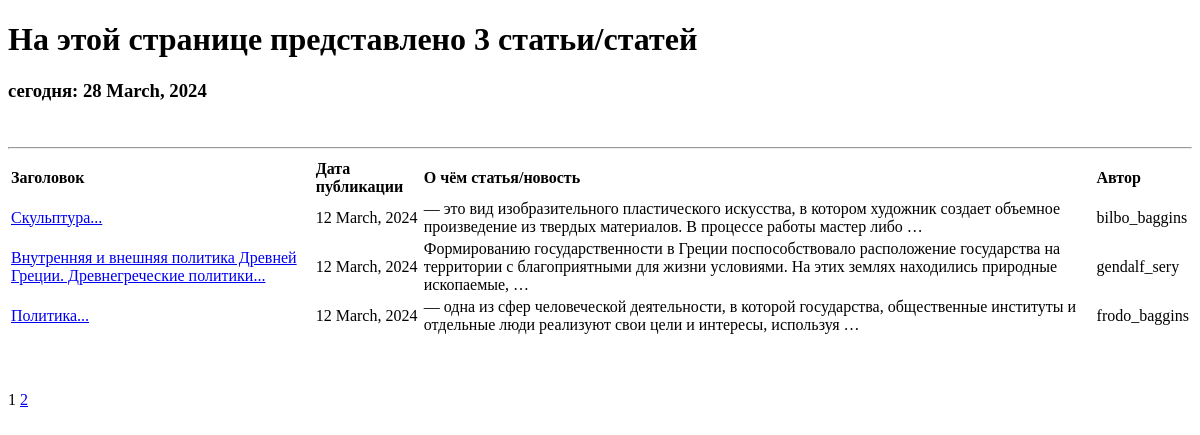
Before: /main/articles/ with the older database file.
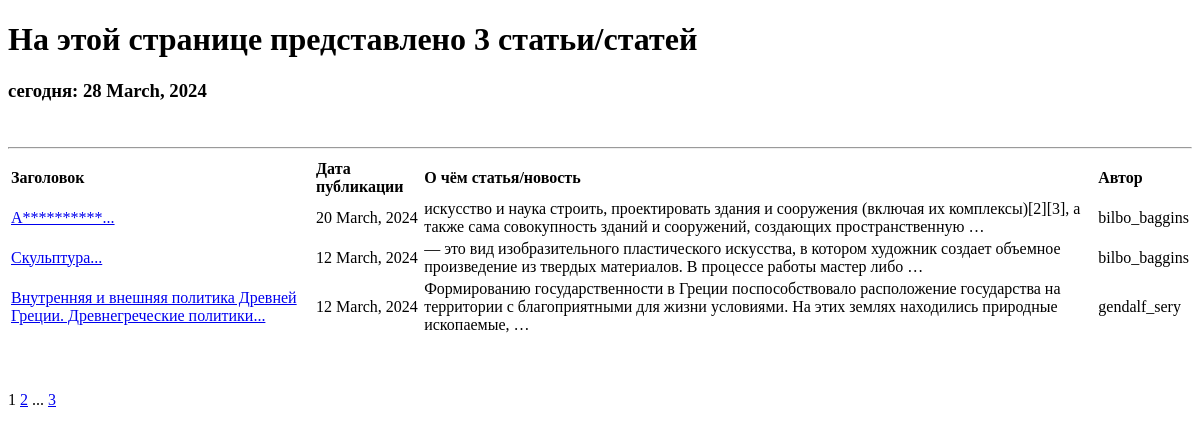
After: the same page with the newer database file.
### news/models.py (models this page shows, shortened)
class Post(models.Model):
    news = 'NEWS'
    post = 'POST'
    author = models.ForeignKey(Author, on_delete=models.CASCADE, null=True)
    post_or_news = models.CharField(max_length=4, choices=POSITIONS, default=news)
    date_time_creation_post = models.DateTimeField(null=True, auto_now_add=True)
    categories = models.ManyToManyField(Category, through='PostCategory')
    title = models.CharField(default='...', max_length=255)
    text = models.TextField(default='...')
    rating = models.FloatField(default=0.0)
    class Meta:
        ordering = ['-date_time_creation_post']

class Author(models.Model):
    user = models.OneToOneField(User, on_delete=models.CASCADE, null=True)
    rating = models.FloatField(default=0.0)
    def __str__(self):
        author_name = self.user.username
        return author_name

class User(AbstractUser):
    subscriptions = models.ManyToManyField(Category, through='SubscriptionsCategory')

### news/views.py (the view)
# urls.py: path('articles/', ArticlesList.as_view(), name='post_list'),
class ArticlesList(ListView, PermissionRequiredMixin):
    permission_required = ('news.view_post',)
    model = Post
    ordering = '-date_time_creation_post'
    template_name = 'articles.html'
    context_object_name = 'posts'
    paginate_by = 3
    def get_queryset(self):
        queryset = super().get_queryset()
        self.filterset = PostFilter(self.request.GET, queryset)
        return queryset.filter(post_or_news='POST')
    def get_context_data(self, **kwargs):
        context = super().get_context_data(**kwargs)
        context['filterset'] = self.filterset
        return context

### news/templatetags/custom_filters.py (called while the page is built)
@register.filter()
def punctuation_marks(value, mark='ellipsis'):
    postfix = CURRENCIES_SYMBOLS[mark]
    return f'{value}{postfix}'

@register.filter()
def censor(value):
    text = value.split()
    new_text = []
    for i in range(len(text)):
        word = text[i]
        first_symbol = word[0]
        if first_symbol in 'АИЕЁОУЫЭЮЯ':
            new_word = first_symbol
            if len(word) == 1:
                new_word = '*'
                new_text.append(new_word)
            else:
                for x in range(len(word)):
                    if x != 0:
                        if word[x].isalnum():
                            new_word += '*'
                        else:
                            new_word += word[x]
                new_text.append(new_word)
        else:
            new_text.append(word)
    new_text = ' '.join(new_text)
    return new_text

### news/templatetags/custom_tags.py (called while the page is built)
@register.simple_tag()
def current_time(format_string='%d %B, %Y'):
    return f'сегодня: {datetime.now().strftime(format_string)}'

@register.simple_tag(takes_context=True)
def url_replace(context, **kwargs):
   d = context['request'].GET.copy()
   for k, v in kwargs.items():
       d[k] = v
   return d.urlencode()

### templates/articles.html (shortened to what this page needs)
{% extends 'flatpages/default.html' %}
{% load custom_filters %}
{% load custom_tags %}
{% block content %}
   <h1>На этой странице представлено {{ posts|length }} статьи/статей</h1>
   <h3>{% current_time '%d %B, %Y' %}</h3>
   <br/>
   <hr>
   {% if posts %}
       <table>
           <tr>
               <td><b>Заголовок</b></td>
               <td><b>Дата публикации</b></td>
               <td><b>О чём статья/новость</b></td>
               <td><b>Автор </b></td>
           </tr>
           {% for post in posts %}
           <tr>
               <td><a href="{{post.id}}">{{ post.title|punctuation_marks|censor }}</a></td>
               <td>{{ post.date_time_creation_post|date:'j F, Y' }}</td>
               <td>{{ post.text|truncatewords:20 }}</td>
               <td>{{ post.author }}</td>
           </tr>
           {% endfor %}
       </table>
   {% else %}
       <h2>Статей нет!!</h2>
   {% endif %}
   <br/>
   <br/>
   <br/>
   {{ page_obj.number }}
   {% if page_obj.has_next %}
       <a href="?{% url_replace page=page_obj.next_page_number %}">{{ page_obj.next_page_number }}</a>
       {% if paginator.num_pages != page_obj.next_page_number %}
           ...
           <a href="?{% url_replace page=page_obj.paginator.num_pages %}">{{ page_obj.paginator.num_pages }}</a>
       {% endif %}
   {% endif %}
{% endblock content %}

Changed rows visible on the page:
no longer on this page (row unchanged): Post: title|punctuation_marks "Политика...", date_time_creation_post "12 March, 2024", text "— одна из сфер человеческой деятельности, в которой государства, общественные институты и отдельные люди реализуют свои цели и интересы, используя …", author "frodo_baggins"
added Post: title|punctuation_marks "А**********...", date_time_creation_post "20 March, 2024", text "искусство и наука строить, проектировать здания и сооружения (включая их комплексы)[2][3], а также сама совокупность зданий и сооружений, создающих пространственную …", author "bilbo_baggins"
Other visible differences:
{{ page_obj.paginator.num_pages }}: (not shown) → "3"
